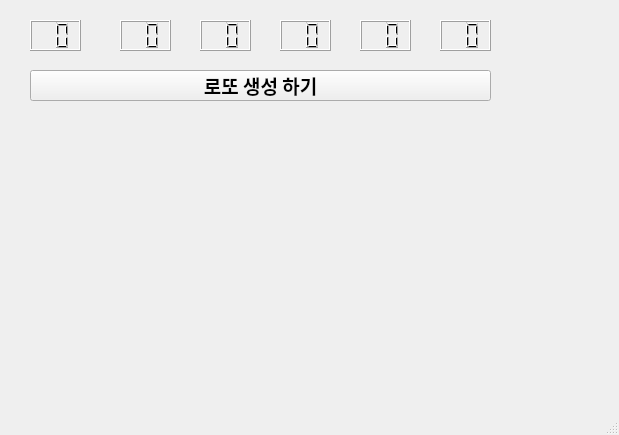
<?xml version="1.0" encoding="UTF-8"?>
<ui version="4.0">
 <class>MainWindow</class>
 <widget class="QMainWindow" name="MainWindow">
  <property name="geometry">
   <rect>
    <x>0</x>
    <y>0</y>
    <width>619</width>
    <height>435</height>
   </rect>
  </property>
  <property name="windowTitle">
   <string>MainWindow</string>
  </property>
  <widget class="QWidget" name="centralwidget">
   <widget class="QLCDNumber" name="lcd1">
    <property name="geometry">
     <rect>
      <x>30</x>
      <y>20</y>
      <width>51</width>
      <height>31</height>
     </rect>
    </property>
    <property name="digitCount">
     <number>2</number>
    </property>
    <property name="intValue" stdset="0">
     <number>0</number>
    </property>
   </widget>
   <widget class="QLCDNumber" name="lcd2">
    <property name="geometry">
     <rect>
      <x>120</x>
      <y>20</y>
      <width>51</width>
      <height>31</height>
     </rect>
    </property>
    <property name="digitCount">
     <number>2</number>
    </property>
    <property name="intValue" stdset="0">
     <number>0</number>
    </property>
   </widget>
   <widget class="QLCDNumber" name="lcd3">
    <property name="geometry">
     <rect>
      <x>200</x>
      <y>20</y>
      <width>51</width>
      <height>31</height>
     </rect>
    </property>
    <property name="digitCount">
     <number>2</number>
    </property>
    <property name="intValue" stdset="0">
     <number>0</number>
    </property>
   </widget>
   <widget class="QLCDNumber" name="lcd4">
    <property name="geometry">
     <rect>
      <x>280</x>
      <y>20</y>
      <width>51</width>
      <height>31</height>
     </rect>
    </property>
    <property name="digitCount">
     <number>2</number>
    </property>
    <property name="intValue" stdset="0">
     <number>0</number>
    </property>
   </widget>
   <widget class="QLCDNumber" name="lcd5">
    <property name="geometry">
     <rect>
      <x>360</x>
      <y>20</y>
      <width>51</width>
      <height>31</height>
     </rect>
    </property>
    <property name="digitCount">
     <number>2</number>
    </property>
    <property name="intValue" stdset="0">
     <number>0</number>
    </property>
   </widget>
   <widget class="QLCDNumber" name="lcd6">
    <property name="geometry">
     <rect>
      <x>440</x>
      <y>20</y>
      <width>51</width>
      <height>31</height>
     </rect>
    </property>
    <property name="digitCount">
     <number>2</number>
    </property>
    <property name="intValue" stdset="0">
     <number>0</number>
    </property>
   </widget>
   <widget class="QPushButton" name="pb">
    <property name="geometry">
     <rect>
      <x>30</x>
      <y>70</y>
      <width>461</width>
      <height>31</height>
     </rect>
    </property>
    <property name="font">
     <font>
      <family>Agency FB</family>
      <pointsize>14</pointsize>
      <weight>75</weight>
      <bold>true</bold>
     </font>
    </property>
    <property name="text">
     <string>로또 생성 하기</string>
    </property>
   </widget>
  </widget>
  <widget class="QMenuBar" name="menubar">
   <property name="geometry">
    <rect>
     <x>0</x>
     <y>0</y>
     <width>619</width>
     <height>21</height>
    </rect>
   </property>
  </widget>
  <widget class="QStatusBar" name="statusbar"/>
 </widget>
 <resources/>
 <connections/>
</ui>
